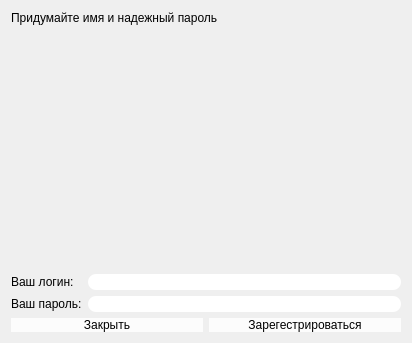
<?xml version="1.0" encoding="UTF-8"?>
<ui version="4.0">
 <class>regestration</class>
 <widget class="QDialog" name="regestration">
  <property name="geometry">
   <rect>
    <x>0</x>
    <y>0</y>
    <width>412</width>
    <height>343</height>
   </rect>
  </property>
  <property name="windowTitle">
   <string>Dialog</string>
  </property>
  <layout class="QVBoxLayout" name="verticalLayout">
   <item>
    <widget class="QLabel" name="label_3">
     <property name="styleSheet">
      <string notr="true">color: rgb(0, 0, 0);
font: 17pt &quot;Tahoma&quot;;
border-radius: 8px;</string>
     </property>
     <property name="text">
      <string>Придумайте имя и надежный пароль</string>
     </property>
    </widget>
   </item>
   <item>
    <layout class="QHBoxLayout" name="horizontalLayout_2">
     <item>
      <spacer name="horizontalSpacer">
       <property name="orientation">
        <enum>Qt::Horizontal</enum>
       </property>
       <property name="sizeHint" stdset="0">
        <size>
         <width>40</width>
         <height>20</height>
        </size>
       </property>
      </spacer>
     </item>
     <item>
      <widget class="QLabel" name="label_4">
       <property name="text">
        <string/>
       </property>
       <property name="pixmap">
        <pixmap resource="res/res.qrc">:/image/icon_card</pixmap>
       </property>
       <property name="indent">
        <number>-1</number>
       </property>
      </widget>
     </item>
     <item>
      <spacer name="horizontalSpacer_2">
       <property name="orientation">
        <enum>Qt::Horizontal</enum>
       </property>
       <property name="sizeHint" stdset="0">
        <size>
         <width>40</width>
         <height>20</height>
        </size>
       </property>
      </spacer>
     </item>
    </layout>
   </item>
   <item>
    <spacer name="verticalSpacer">
     <property name="orientation">
      <enum>Qt::Vertical</enum>
     </property>
     <property name="sizeHint" stdset="0">
      <size>
       <width>20</width>
       <height>40</height>
      </size>
     </property>
    </spacer>
   </item>
   <item>
    <layout class="QFormLayout" name="formLayout">
     <item row="1" column="0">
      <widget class="QLabel" name="label">
       <property name="styleSheet">
        <string notr="true">color: rgb(0, 0, 0);
font: 19pt &quot;Tahoma&quot;;
border-radius: 8px;</string>
       </property>
       <property name="text">
        <string>Ваш логин:</string>
       </property>
      </widget>
     </item>
     <item row="1" column="1">
      <widget class="QLineEdit" name="lineEdit">
       <property name="toolTip">
        <string>&lt;html&gt;&lt;head/&gt;&lt;body&gt;&lt;p align=&quot;center&quot;&gt;Должен состоять из латиници и цифр (проверки корректности нет)&lt;/p&gt;&lt;/body&gt;&lt;/html&gt;</string>
       </property>
       <property name="whatsThis">
        <string>&lt;html&gt;&lt;head/&gt;&lt;body&gt;&lt;p&gt;&lt;br/&gt;&lt;/p&gt;&lt;/body&gt;&lt;/html&gt;</string>
       </property>
       <property name="styleSheet">
        <string notr="true">background-color: rgb(255, 255, 255);
font: 14pt &quot;Tahoma&quot;;
border-radius: 8px;</string>
       </property>
      </widget>
     </item>
     <item row="2" column="0">
      <widget class="QLabel" name="label_2">
       <property name="styleSheet">
        <string notr="true">color: rgb(0, 0, 0);
font: 18pt &quot;Tahoma&quot;;
border-radius: 8px;</string>
       </property>
       <property name="text">
        <string>Ваш пароль:</string>
       </property>
      </widget>
     </item>
     <item row="2" column="1">
      <widget class="QLineEdit" name="lineEdit_2">
       <property name="toolTip">
        <string>&lt;html&gt;&lt;head/&gt;&lt;body&gt;&lt;p align=&quot;center&quot;&gt;Должен состоять из латиници и цифр (проверки корректности нет)&lt;/p&gt;&lt;/body&gt;&lt;/html&gt;</string>
       </property>
       <property name="styleSheet">
        <string notr="true">background-color: rgb(255, 255, 255);
font: 14pt &quot;Tahoma&quot;;
border-radius: 8px;</string>
       </property>
      </widget>
     </item>
    </layout>
   </item>
   <item>
    <layout class="QHBoxLayout" name="horizontalLayout">
     <item>
      <widget class="QPushButton" name="pushButton_2">
       <property name="styleSheet">
        <string notr="true">QPushButton{
color: rgb(0, 0, 0);
font: 14pt &quot;Tahoma&quot;;
border-radius: 8px;
background-color: rgb(252, 252, 252);
	
}
QPushButton:hover {

background-color: rgb(226, 225, 230);
}
QPushButton:pressed {
 
background-color: rgb(226, 225, 230);
}

</string>
       </property>
       <property name="text">
        <string>Закрыть</string>
       </property>
      </widget>
     </item>
     <item>
      <widget class="QPushButton" name="pushButton">
       <property name="styleSheet">
        <string notr="true">QPushButton{
color: rgb(0, 0, 0);
font: 14pt &quot;Tahoma&quot;;
border-radius: 8px;
background-color: rgb(252, 252, 252);
	
}
QPushButton:hover {

background-color: rgb(226, 225, 230);
}
QPushButton:pressed {
 
background-color: rgb(226, 225, 230);
}

</string>
       </property>
       <property name="text">
        <string>Зарегестрироваться</string>
       </property>
      </widget>
     </item>
    </layout>
   </item>
  </layout>
 </widget>
 <resources>
  <include location="res/res.qrc"/>
 </resources>
 <connections/>
</ui>
